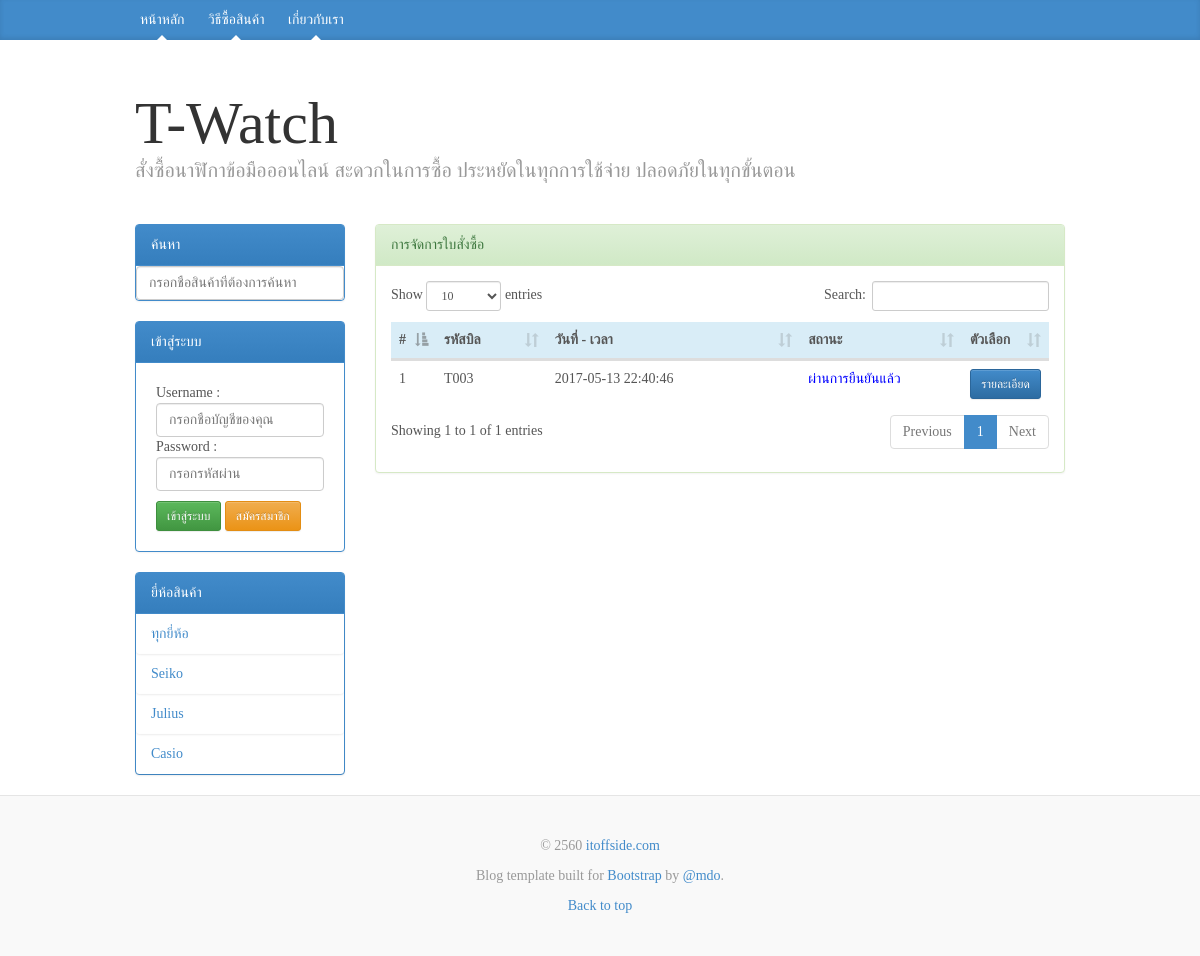
/index.php/admin/order, run on the app's committed database.
### tables this page shows
CREATE TABLE `brand` (
  `brand_id` int(11) NOT NULL,
  `brand_name` varchar(100) NOT NULL
);

CREATE TABLE `order_detail` (
  `order_detail_id` int(11) NOT NULL,
  `order_detail_date` datetime NOT NULL,
  `order_detail_user` int(11) NOT NULL,
  `order_detail_address` varchar(500) NOT NULL,
  `order_detail_pic` varchar(100) NOT NULL DEFAULT 'unaccept.png',
  `order_detail_status` int(11) NOT NULL DEFAULT '1'
);

### application/controllers/admin/order.php (called while the page is built, shortened)
<?php
class order extends CI_Controller {
  public function LoadPage($value){
    $data = $value['Result'];
    $this->load->view('template/header', $data);
    $this->load->view($value['View']);
    $this->load->view('template/footer');
  }
  public function index()
  {
    $order_detail = $this->order_model->Get_Order_Detail_All();
    $Brand = $this->homepage_model->Get_Brand();
    $value = array(
      'Result' => array(
        'brand' => $Brand,
        'order_detail' => $order_detail,
      ),
      'View' => 'admin/order',
    );
    $this->LoadPage($value);
  }
}

### index.php (called while the page is built, shortened)
<?php
require_once BASEPATH.'core/CodeIgniter.php';

### application/models/homepage_model.php (called while the page is built, shortened)
<?php
class homepage_model extends CI_Model {
    public function Get_Brand()
    {
      $data = $this->db->order_by('brand_id','DESC')->get('brand')->result_array();
      return $data;
    }
}

### application/models/order_model.php (called while the page is built, shortened)
<?php
class order_model extends CI_Model {
  public function Get_Order_Detail_All()
  {
    $data = $this->db
    ->order_by('order_detail_date','DESC')
    ->get('order_detail')
    ->result_array();
    return $data;
  }
}

### application/views/admin/order.php (the view)
<div class="col-sm-9">
  <div class="panel panel-success">
    <div class="panel-heading">การจัดการใบสั่งซื้อ</div>
    <div class="panel-body">
      <div class="row">
        <div class="col-sm-12 col-md-12">
        <table class="table table-hover" id="table">
          <thead>
            <tr class="info">
              <th>#</th>
              <th width="20%">รหัสบิล</th>
              <th width="50%">วันที่ - เวลา</th>
              <th width="30%">สถานะ</th>
              <th>ตัวเลือก</th>
            </tr>
          </thead>
          <tbody>
          <?php $i=1; foreach ($order_detail as $row): ?>
            <tr>
              <td><?php echo $i ?></td>
              <td>T00<?php echo $row['order_detail_id']?></td>
              <td><?php echo $row['order_detail_date']?></td>
              <?php if ($row['order_detail_status'] == 1): ?>
                <td style="color:gray;">ยังไม่ยืนยัน</td>
              <?php elseif($row['order_detail_status'] == 2): ?>
                <td style="color:orange;">รอการยืนยัน</td>
              <?php elseif($row['order_detail_status'] == 3): ?>
                <td style="color:blue;">ผ่านการยืนยันแล้ว</td>
              <?php elseif($row['order_detail_status'] == 4): ?>
                <td style="color:blue;">กำลังจัดส่งสินค้า</td>
              <?php elseif($row['order_detail_status'] == 5): ?>
                <td style="color:green;">การสั่งซื้อเสร็จสิ้น</td>
              <?php else: ?>
                <td style="color:red;">ยกเลิกใบสั่งซื้อ</td>
              <?php endif; ?>
              <td align="center">
                <a href="<?php echo SITE_URL('admin/order/detail/'.$row['order_detail_id'])?>" class="btn btn-primary btn-sm">รายละเอียด</a>
              </td>
            </tr>
          <?php $i++; endforeach; ?>
          </tbody>
        </table>
      </div>
    </div>
  </div>
</div>
</div>
</div>

### application/views/template/header.php (shortened to what this page needs)
<!doctype html>
<html language="en">
    <head>
        <link rel="stylesheet" type="text/css" href="<?php echo BASE_URL('assets/bootstrap/css/bootstrap.min.css')?>">
        <link rel="stylesheet" type="text/css" href="<?php echo BASE_URL('assets/bootstrap/css/bootstrap-theme.min.css')?>">
        <link rel="stylesheet" type="text/css" href="<?php echo BASE_URL('assets/css/blog.css')?>">
        <link rel="stylesheet" type="text/css" href="<?php echo BASE_URL('assets/css/dataTables.bootstrap.min.css')?>">
    </head>
    <body>
      <?php if (@$_SESSION['ADMIN'] == ''): ?>
      <div class="blog-masthead">
        <div class="container">
          <nav class="blog-nav">
            <a class="blog-nav-item active" href="<?php echo SITE_URL('Home')?>">หน้าหลัก</a>
            <a class="blog-nav-item active" href="<?php echo SITE_URL('howtopay')?>">วิธีซื้อสินค้า</a>
            <a class="blog-nav-item active" href="<?php echo SITE_URL('abountus')?>">เกี่ยวกับเรา</a>
          </nav>
        </div>
      </div>
    <?php endif; ?>
      <div class="container" style="width:80%;">
            <div class="blog-header">
              <?php if (@$_SESSION['ADMIN'] == ''): ?>
              <h1 class="blog-title">T-Watch</h1>
              <p class="lead blog-description">สั่งซื้อนาฬิกาข้อมือออนไลน์ สะดวกในการซื้อ ประหยัดในทุกการใช้จ่าย ปลอดภัยในทุกขั้นตอน</p>
              <?php endif; ?>
            </div>
            <div class="row">
            <div class="col-sm-3 blog-sidebar">
              <div class="panel panel-primary">
                <div class="panel-heading">ค้นหา</div>
              <?php echo form_open('product/product_find');?>
              <span><input type="text" class="form-control" name="find" placeholder="กรอกชื่อสินค้าที่ต้องการค้นหา" onchange="this.form.submit()" value="<?php echo @$find?>"></span>
              <?php echo form_close();?>
              </div>
              <?php if (@$_SESSION['ADMIN'] != ''): ?>
                <div class="panel panel-success">
                  <div class="panel-heading">เข้าสู่ระบบด้วยรหัส : Admin</div>
                  <table style="margin:20px;">
                    <tr><td>เมนูการจัดการ</td></tr>
                    <tr><td><a href="<?php echo SITE_URL('admin/member')?>" class="btn"><span class="glyphicon glyphicon-user"></span> การจัดการสมาชิก</a></td></tr>
                    <tr><td><a href="<?php echo SITE_URL('admin/product')?>" class="btn"><span class="glyphicon glyphicon-gift"></span> การจัดการสินค้า</a></td></tr>
                    <tr><td><a href="<?php echo SITE_URL('admin/brand')?>" class="btn"><span class="glyphicon glyphicon-tag"></span> การจัดการยี่ห้อ</a></td></tr>
                    <tr><td><a href="<?php echo SITE_URL('admin/order')?>" class="btn"><span class="glyphicon glyphicon-inbox"></span> ใบสั่งซื้อ</a></td></tr>
                    <tr><td><a href="<?php echo SITE_URL('Home/logout')?>" class="btn"><span class="glyphicon glyphicon-off"></span> ออกจากระบบ</a></td></tr>
                  </table>
                </div>
              <?php else: ?>
              <div class="panel panel-primary">
                <div class="panel-heading">เข้าสู่ระบบ</div>
                <?php echo form_open('Home/login')?>
                <table style="margin:20px;">
                  <tr><td>Username : </td></tr>
                  <tr><td><input name="LoginUser" autocomplete="off" type="text" class="form-control" placeholder="กรอกชื่อบัญชีของคุณ" required></td></tr>
                  <tr><td>Password : </td></tr>
                  <tr><td><input name="LoginPwd" autocomplete="off" type="password" class="form-control" placeholder="กรอกรหัสผ่าน" required></td></tr>
                  <tr>
                    <td>
                      <button type"submit" class="btn btn-success btn-sm" style="margin-top:10px;">เข้าสู่ระบบ</button>
                      <button type="button" class="btn btn-warning btn-sm" style="margin-top:10px;" data-toggle="modal" data-target="#Register">สมัครสมาชิก</button>
                     </td>
                  </tr>
                </table>
              </div>
            <?php endif; ?>
            <?php if (@$_SESSION['ADMIN'] == ''): ?>
              <div class="panel panel-primary">
                <div class="panel-heading">ยี่ห้อสินค้า</div>
                <ul class="list-group">
                  <li class="list-block"><a href="<?php echo SITE_URL('home')?>">ทุกยี่ห้อ</a></li>
                </ul>
                <?php foreach ($brand as $row): ?>
                <ul class="list-group">
                  <li class="list-block"><a href="<?php echo SITE_URL('product/brand/'.$row['brand_id'])?>"><?php echo $row['brand_name'] ?></a></li>
                </ul>
              <?php endforeach; ?>
              </div>
            <?php endif; ?>
            </div>

### assets/css/blog.css (style rules this page uses)
body { font-family: "Tahoma", Times, serif; color: #555; font-size: 14px; }
h1, .h1, h2, .h2, h3, .h3, h4, .h4, h5, .h5, h6, .h6 { margin-top: 0; font-family: "Times New Roman", Times, serif; font-weight: normal; color: #333; }
@media (min-width: 1200px) { .container { width: 970px; } }
.blog-masthead { background-color: #428bca; -webkit-box-shadow: inset 0 -2px 5px rgba(0,0,0,.1); box-shadow: inset 0 -2px 5px rgba(0,0,0,.1); }
.blog-nav-item { position: relative; display: inline-block; padding: 10px; font-weight: 500; color: #cdddeb; }
.blog-nav .active { color: #fff; }
.blog-nav .active:after { position: absolute; bottom: 0; left: 50%; width: 0; height: 0; margin-left: -5px; vertical-align: middle; content: " "; border-right: 5px solid transparent; border-bottom: 5px solid; border-left: 5px solid transparent; }
.blog-header { padding-top: 20px; padding-bottom: 20px; }
.blog-title { margin-top: 30px; margin-bottom: 0; font-size: 60px; font-weight: normal; }
.blog-description { font-size: 20px; color: #999; }
li.list-block { display: block; position: relative; }
li.list-block a { display: block; position: relative; padding: 10px 15px; }

### data on the page
brand: brand_name "Seiko"
brand: brand_name "Julius"
brand: brand_name "Casio"
order_detail: order_detail_id "3", order_detail_date "2017-05-13 22:40:46", order_detail_status "ผ่านการยืนยันแล้ว"
